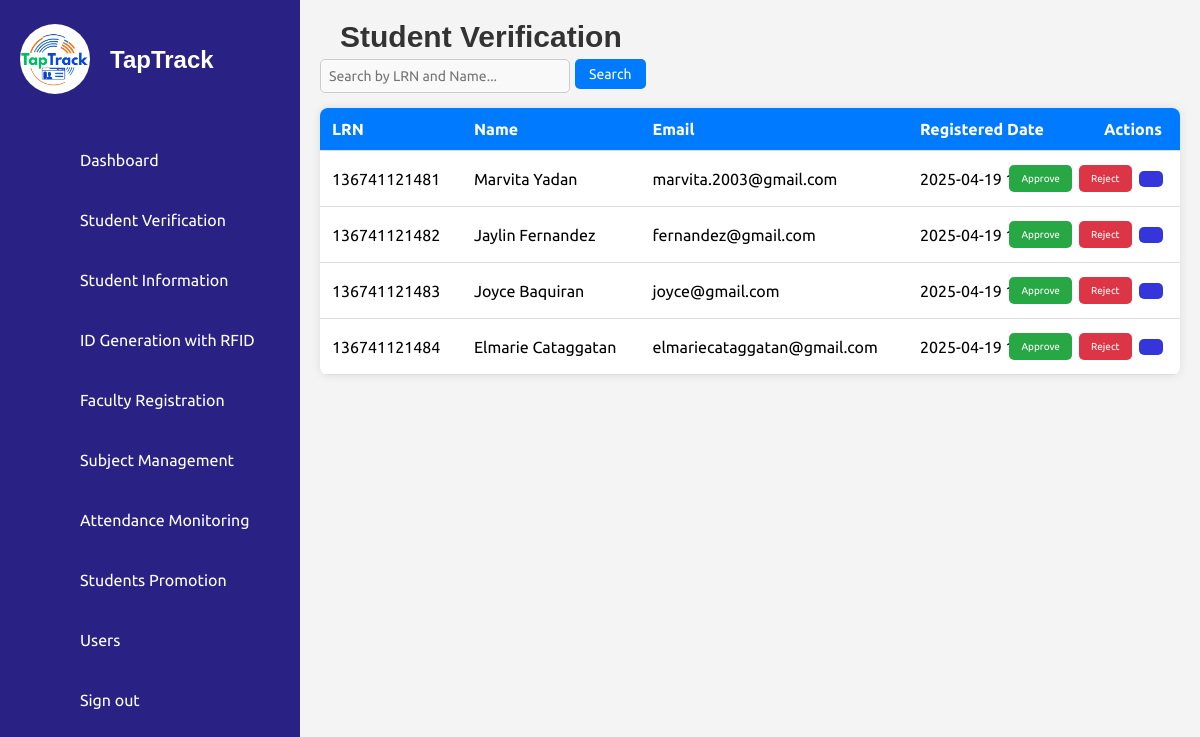
The page /student_verification.php (signed in) on the database its author committed.
### tables this page shows
CREATE TABLE `pending_students` (
  `id` int(11) NOT NULL,
  `first_name` varchar(50) NOT NULL,
  `middle_name` varchar(50) DEFAULT NULL,
  `last_name` varchar(50) NOT NULL,
  `lrn` varchar(12) NOT NULL,
  `date_of_birth` date NOT NULL,
  `gender` enum('Male','Female') NOT NULL,
  `citizenship` varchar(50) NOT NULL,
  `address` text NOT NULL,
  `contact_number` varchar(15) NOT NULL,
  `email` varchar(100) NOT NULL,
  `section` varchar(50) NOT NULL,
  `school_year` varchar(9) NOT NULL,
  `grade_level` varchar(20) DEFAULT NULL,
  `student_type` varchar(20) NOT NULL,
  `guardian_name` varchar(100) NOT NULL,
  `guardian_contact` varchar(15) NOT NULL,
  `guardian_address` varchar(250) NOT NULL,
  `guardian_relationship` varchar(50) NOT NULL,
  `elementary_school` varchar(100) NOT NULL,
  `year_graduated` year(4) NOT NULL,
  `birth_certificate` varchar(255) DEFAULT NULL,
  `id_photo` varchar(255) DEFAULT NULL,
  `good_moral` varchar(255) DEFAULT NULL,
  `student_signature` varchar(255) DEFAULT NULL,
  `created_at` timestamp NOT NULL DEFAULT current_timestamp()
);

### student_verification.php (the view, shortened to what this page needs)
<?php
include 'db_connection.php';
$sql = "SELECT * FROM pending_students";
$result = $conn->query($sql);
?>
<!DOCTYPE html>
<html lang="en">
<head>
    <link rel="stylesheet" href="assets/css/style.css">
    <link rel="stylesheet" href="assets/css/verification.css">
</head>
<body>
    <?php include('sidebar.php'); ?>
<div class="main-content">
    <h2>Student Verification</h2>
    <div class="search-containers">
    <input type="text" id="searchInput" placeholder="Search by LRN and Name...">
    <button onclick="searchStudent()">Search</button>
</div>
    <table class="student-table">
        <thead>
            <tr>
                <th>LRN</th>
                <th>Name</th>
                <th>Email</th>
                <th>Registered Date</th>
                <th>Actions</th>
            </tr>
        </thead>
        <tbody id="studentTableBody">
    <?php
    if ($result->num_rows > 0) {
        while ($row = $result->fetch_assoc()) {
            echo "<tr>";
            echo "<td>" . $row['lrn'] . "</td>";
            echo "<td>" . $row['first_name'] . " " . $row['last_name'] . "</td>";
            echo "<td>" . $row['email'] . "</td>";
            echo "<td>" . $row['created_at'] . "</td>";
            echo "<td>
                <div class='action-buttons'>
                    <button class='approve-btn' onclick='approveStudent(" . $row['id'] . ")'>Approve</button>
                    <button class='reject-btn' onclick='rejectStudent(" . $row['id'] . ")'>Reject</button>
                    <button class='view-btn' onclick='viewStudent(" . json_encode($row) . ")'>
                        <ion-icon name='eye-outline'></ion-icon>
                    </button>
                </div>
            </td>";
            echo "</tr>";
        }
    } else {
        echo "<tr><td colspan='5'>No pending students.</td></tr>";
    }
    ?>
</tbody>
        </table>
</div>
</body>
</html>

### assets/css/style.css (style rules this page uses)
* { font-family: 'Ubuntu', sans-serif; margin: 0; padding: 0; box-sizing: border-box; }
:root { --blue: #2a2185; --white: #fff; --gray: #f5f5f5; --black1: #222; --black2: #999; }
body { min-height: 100vh; overflow-x: hidden; }
.main-content { margin-left: 300px; padding: 20px; background-color: #f4f4f4; min-height: 100vh; overflow-x: hidden; width: calc(100% - 300px); }
.main-content h2 { text-align: left; margin-left: 20px; font-family: 'Arial', sans-serif; font-weight: 600; color: #333; font-size: 30px; }
.search-containers { display: flex; justify-content: flex-start; align-items: center; gap: 5px; margin-bottom: 15px; }
.search-containers input { width: 250px; padding: 8px; border: 1px solid #ccc; border-radius: 5px; font-size: 14px; }
.search-containers button { padding: 7px 14px; background-color: #007bff; color: white; border: none; border-radius: 5px; cursor: pointer; font-size: 14px; }
.student-table { width: 100%; border-collapse: collapse; background: white; border-radius: 8px; overflow: hidden; box-shadow: 0 0 10px rgba(0, 0, 0, 0.1); }
.student-table td { text-align: center; vertical-align: middle; padding: 10px; }
.student-table td button { display: inline-flex; padding: 8px 12px; margin: 2px; border: none; border-radius: 5px; font-size: 10px; cursor: pointer; transition: 0.3s; }
.student-table th, .student-table td { padding: 12px; text-align: left; border-bottom: 1px solid #ddd; }
.student-table th { background-color: #007bff; color: white; }
.action-buttons { display: flex; justify-content: center; align-items: center; gap: 3px; margin-left: -100px; }
.action-buttons button { display: flex; align-items: center; justify-content: center; padding: 4px 6px; border: none; border-radius: 5px; font-size: 14px; cursor: pointer; transition: 0.3s; }
.approve-btn { background-color: #28a745; color: white; }
.reject-btn { background-color: #dc3545; color: white; }
.view-btn { background-color: #007bff; color: white; padding: 4px 6px; display: flex; align-items: center; justify-content: center; gap: 5px; }
.view-btn { background-color: #007bff; color: white; padding: 8px 12px; display: inline-flex; align-items: center; justify-content: center; gap: 5px; }
.view-btn { padding: 8px 16px; border: none; border-radius: 5px; cursor: pointer; font-size: 14px; background-color: #3535dc; color: white; font-weight: bold; transition: 0.3s; }

### assets/css/verification.css (style rules this page uses)
h2 { text-align: left; margin-left: 20px; font-family: 'Arial', sans-serif; font-weight: 600; color: #333; }
input, select { padding: 12px; margin-top: 5px; border: 1px solid #bbb; border-radius: 5px; width: 100%; font-size: 15px; background-color: #f9f9f9; }

### rows shown on the page
pending_students: lrn "136741121481", first_name "Marvita", last_name "Yadan", email "marvita.2003@gmail.com", created_at "2025-04-19 19:21:48"
pending_students: lrn "136741121482", first_name "Jaylin", last_name "Fernandez", email "fernandez@gmail.com", created_at "2025-04-19 19:25:12"
pending_students: lrn "136741121483", first_name "Joyce", last_name "Baquiran", email "joyce@gmail.com", created_at "2025-04-19 19:28:12"
pending_students: lrn "136741121484", first_name "Elmarie", last_name "Cataggatan", email "elmariecataggatan@gmail.com", created_at "2025-04-19 19:31:50"
